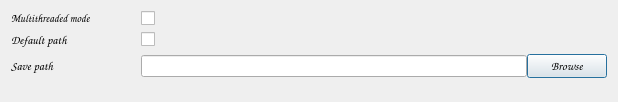
<?xml version="1.0" encoding="UTF-8"?>
<ui version="4.0">
 <class>Settings</class>
 <widget class="QDialog" name="Settings">
  <property name="geometry">
   <rect>
    <x>0</x>
    <y>0</y>
    <width>618</width>
    <height>102</height>
   </rect>
  </property>
  <property name="windowTitle">
   <string>Dialog</string>
  </property>
  <layout class="QVBoxLayout" name="verticalLayout">
   <item>
    <layout class="QGridLayout" name="gridLayout">
     <property name="horizontalSpacing">
      <number>50</number>
     </property>
     <item row="1" column="0">
      <widget class="QLabel" name="defPath_lb">
       <property name="font">
        <font>
         <family>Comic Sans MS</family>
        </font>
       </property>
       <property name="text">
        <string>Default path</string>
       </property>
      </widget>
     </item>
     <item row="1" column="1">
      <widget class="QCheckBox" name="defaultPath_chb">
       <property name="enabled">
        <bool>true</bool>
       </property>
       <property name="layoutDirection">
        <enum>Qt::LeftToRight</enum>
       </property>
      </widget>
     </item>
     <item row="2" column="0">
      <widget class="QLabel" name="savePath_lb">
       <property name="font">
        <font>
         <family>Comic Sans MS</family>
        </font>
       </property>
       <property name="text">
        <string>Save path</string>
       </property>
      </widget>
     </item>
     <item row="0" column="1">
      <widget class="QCheckBox" name="multThread_chb">
       <property name="sizePolicy">
        <sizepolicy hsizetype="Minimum" vsizetype="Fixed">
         <horstretch>0</horstretch>
         <verstretch>0</verstretch>
        </sizepolicy>
       </property>
       <property name="layoutDirection">
        <enum>Qt::LeftToRight</enum>
       </property>
      </widget>
     </item>
     <item row="2" column="1">
      <layout class="QHBoxLayout" name="horizontalLayout_2">
       <item>
        <widget class="QLineEdit" name="pathLine_led"/>
       </item>
       <item>
        <widget class="QPushButton" name="browse_pb">
         <property name="font">
          <font>
           <family>Comic Sans MS</family>
           <weight>50</weight>
           <bold>false</bold>
          </font>
         </property>
         <property name="text">
          <string>Browse</string>
         </property>
        </widget>
       </item>
      </layout>
     </item>
     <item row="0" column="0">
      <widget class="QLabel" name="multThread_lb">
       <property name="font">
        <font>
         <family>Comic Sans MS</family>
         <pointsize>8</pointsize>
         <weight>50</weight>
         <italic>false</italic>
         <bold>false</bold>
        </font>
       </property>
       <property name="text">
        <string>Multithreaded mode</string>
       </property>
      </widget>
     </item>
    </layout>
   </item>
   <item>
    <layout class="QHBoxLayout" name="horizontalLayout">
     <item>
      <spacer name="verticalSpacer">
       <property name="orientation">
        <enum>Qt::Vertical</enum>
       </property>
       <property name="sizeHint" stdset="0">
        <size>
         <width>20</width>
         <height>40</height>
        </size>
       </property>
      </spacer>
     </item>
    </layout>
   </item>
  </layout>
 </widget>
 <resources/>
 <connections/>
</ui>
